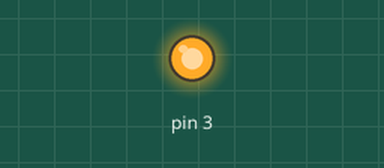
This sketch was run on a simulated Arduino Uno, built with avr-gcc and run on an emulated ATmega328P. Parts: output pins drawn as LEDs (lit = HIGH).

Above: at 0.1 s.
Timing chart, 0 to 1.6 s (numbered marks = the images above):
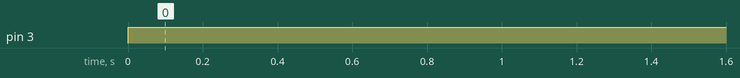

The sketch:

sketch_mar31a.ino
```cpp
void setup() {
  // put your setup code here, to run once:
pinMode(3, OUTPUT);
}

void loop() {
  // put your main code here, to run repeatedly:
analogWrite(3, 1023);
}
```

Measured:
- by itself, pin 3: LOW → HIGH at 0.00 s
